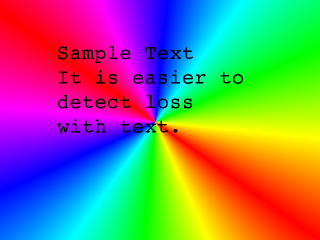
#> input picture lossless.png, 320 x 240 px
$ python 'main (copy).py'
#> lines starting #> are read from the running program, lines starting #| are printed output that depends on the picture
import cv2
import numpy as np
import argparse
from math import sqrt, cos

coef_const = 1/sqrt(2)

def dct(mat) :
  ret = np.zeros((len(mat),len(mat[0])))
  (h,w) = mat.shape[:2]
  n = h
  for j in range(8) :
    for i in range(8) :
      temp = 0.0
      for y in range(8) :
        for x in range(8) :
          temp += cosines(x,i,n) * cosines(y,j,n) * mat[x][y]
      #temp *= sqrt(2*h) * coef(i) * coef(j)
      temp *= (1/4) * coef(i) * coef(j)
      ret[i][j] = (temp)
  return ret

def cosines(x,i,n) :
  return cos(( 2 * x + 1 ) * i * (3.14159) ) / 16

def coef(x) :
  if x == 0 :
    return coef_const
  else :
    return 1


def main() :

  # Load lossless test image
  img1 = cv2.imread("lossless.png")
#> img1 is the input picture: shape (240, 320, 3); mean B, G, R 115.8, 121.8, 130.5
  (h,w) = img1.shape[:2]
#> h = 240; w = 320

  # Convert and separate RGB values to Y Cb Cr values
  Y =  img1[:,:,2]*(0.299) +     img1[:,:,1]*(0.587) +     img1[:,:,0]*0.114
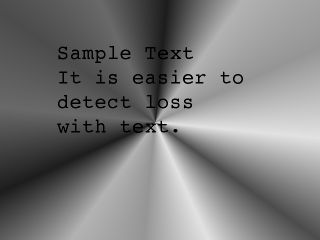
#> Y: shape (240, 320) float64; min 0, max 225.9, mean 123.7
  Cb = img1[:,:,2]*(-0.168736) + img1[:,:,1]*(-0.331264) + img1[:,:,0]*(0.5) + 128
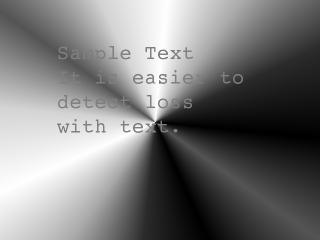
#> Cb: shape (240, 320) float64; min 0.5, max 255.5, mean 123.5; drawn with min black and max white
  Cr = img1[:,:,2]*(0.5) +       img1[:,:,1]*(-0.418688) + img1[:,:,0]*(-0.081312) + 128
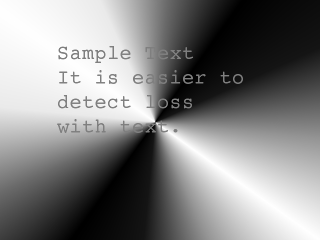
#> Cr: shape (240, 320) float64; min 0.5, max 255.5, mean 132.9; drawn with min black and max white

  # initialize and plug individual YCbCr values into one matrix
  YCbCr = np.zeros((len(img1), len(img1[0]), 3))
#> YCbCr: shape (240, 320, 3) float64; every value is 0
  YCbCr[:,:,2] = Cb
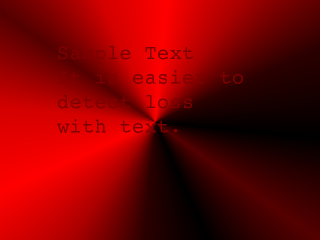
#> YCbCr: shape (240, 320, 3) float64; mean B, G, R 0, 0, 123.5; drawn with min black and max white
  YCbCr[:,:,1] = Cr
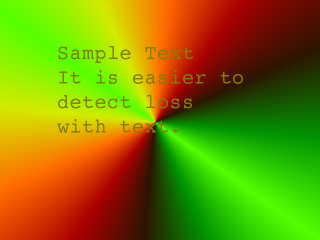
#> YCbCr: shape (240, 320, 3) float64; mean B, G, R 0, 132.9, 123.5; drawn with min black and max white
  YCbCr[:,:,0] = Y
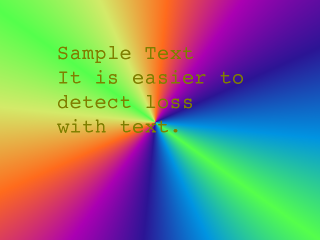
#> YCbCr: shape (240, 320, 3) float64; mean B, G, R 123.7, 132.9, 123.5; drawn with min black and max white
  cv2.imwrite("YCrCb.png", YCbCr)

  # Initialize luminance and chrominance matrixes
  luminance_matrix = [[16,12,14,14,18,24,49,72],
                      [11,12,13,17,22,35,64,92],
                      [10,14,16,22,37,55,78,95],
                      [16,19,24,29,56,64,87,98],
                      [24,26,40,51,68,81,103,112],
                      [40,58,57,87,109,104,121,100],
                      [51,60,69,80,103,113,120,103],
                      [61,55,56,62,77,92,101,99]]

  chrominance_matrix = [[17,18,24,47,99,99,99,99],
                        [18,21,26,99,99,99,99,99],
                        [24,26,56,99,99,99,99,99],
                        [47,66,99,99,99,99,99,99],
                        [99,99,99,99,99,99,99,99],
                        [99,99,99,99,99,99,99,99],
                        [99,99,99,99,99,99,99,99],
                        [99,99,99,99,99,99,99,99]]

  # perform chroma subsampling
  Cb = cv2.resize(Cb, (len(Cb[0]/2),len(Cb/2)))
  Cr = cv2.resize(Cr, (len(Cr[0]/2),len(Cr/2)))

  # [6 lines of commented-out code are left out]

  temp_mat = np.array([[52,55,61,66,70,61,64,73],
                      [63,59,55,90,109,85,69,72],
                      [62,59,68,113,114,104,66,73],
                      [63,58,71,122,154,106,70,69],
                      [67,61,68,104,126,88,68,70],
                      [79,65,60,70,77,68,58,75],
                      [85,71,64,59,55,61,65,83],
                      [87,79,69,68,65,76,78,94]]).astype(float)
  print(temp_mat)
  temp_mat = np.subtract(temp_mat, 128)
  print(temp_mat)
  #dct_mat = np.zeros((len(Y),len(Y[0])))
  #dct_mat = np.zeros((8,8))
  dct_mat = dct(temp_mat)
  print(dct_mat)

main()
